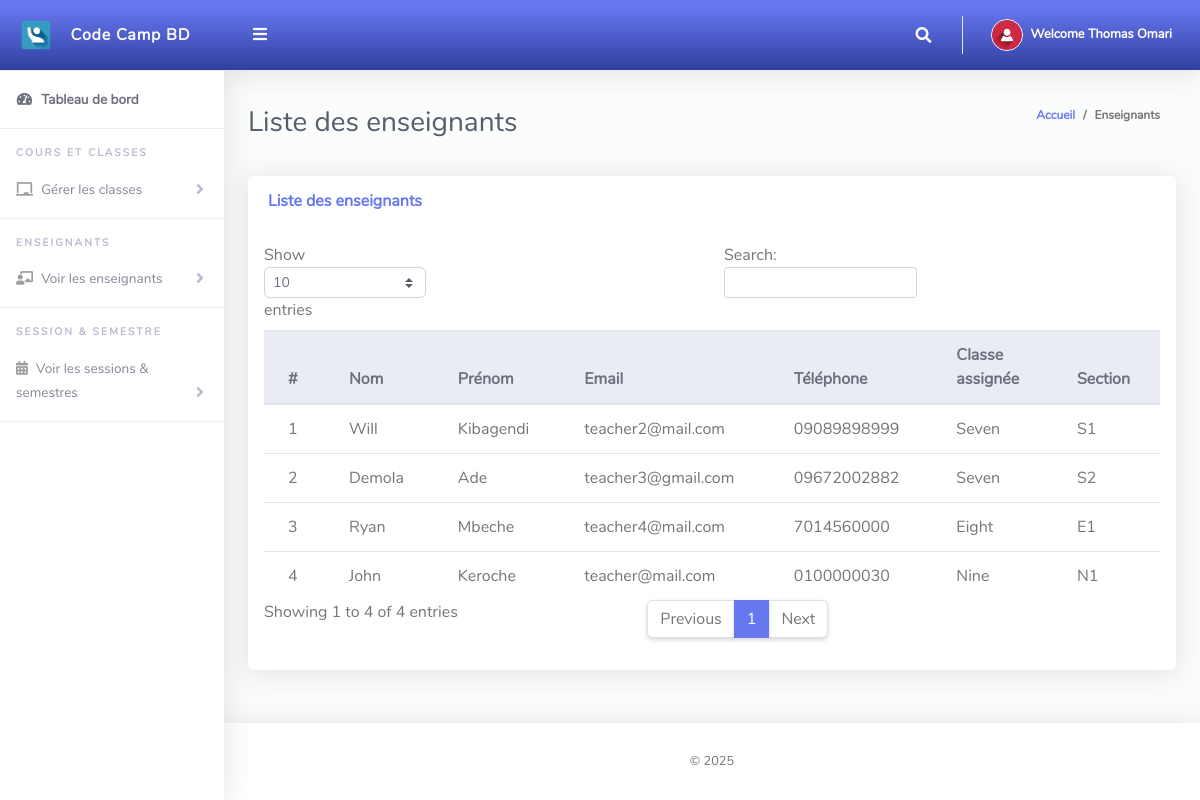
/Student/viewTeachers.php (signed in), run on the app's committed database.
### tables this page shows
CREATE TABLE `tblstudents` (
  `Id` int(10) NOT NULL,
  `firstName` varchar(255) NOT NULL,
  `lastName` varchar(255) NOT NULL,
  `otherName` varchar(255) NOT NULL,
  `emailAddress` varchar(50) DEFAULT NULL,
  `password` varchar(50) NOT NULL,
  `classId` varchar(10) NOT NULL,
  `classArmId` varchar(10) NOT NULL,
  `dateCreated` varchar(50) NOT NULL
);

CREATE TABLE `tblclassteacher` (
  `Id` int(10) NOT NULL,
  `firstName` varchar(255) NOT NULL,
  `lastName` varchar(255) NOT NULL,
  `emailAddress` varchar(255) NOT NULL,
  `password` varchar(255) NOT NULL,
  `phoneNo` varchar(50) NOT NULL,
  `classId` varchar(10) NOT NULL,
  `classArmId` varchar(10) NOT NULL,
  `dateCreated` varchar(50) NOT NULL
);

CREATE TABLE `tblclass` (
  `Id` int(10) NOT NULL,
  `className` varchar(255) NOT NULL
);

CREATE TABLE `tblclassarms` (
  `Id` int(10) NOT NULL,
  `classId` varchar(10) NOT NULL,
  `classArmName` varchar(255) NOT NULL,
  `isAssigned` varchar(10) NOT NULL
);

### Student/viewTeachers.php (the view, shortened to what this page needs)
<?php
include '../Includes/dbcon.php';
?>
<!DOCTYPE html>
<html lang="fr">
<head>
  <link href="../vendor/fontawesome-free/css/all.min.css" rel="stylesheet">
  <link href="../vendor/bootstrap/css/bootstrap.min.css" rel="stylesheet">
  <link href="css/ruang-admin.min.css" rel="stylesheet">
</head>
<body id="page-top">
  <div id="wrapper">
    <?php include "Includes/sidebar.php"; ?>
    <div id="content-wrapper" class="d-flex flex-column">
      <div id="content">
        <?php include "Includes/topbar.php"; ?>
        <div class="container-fluid" id="container-wrapper">
          <div class="d-sm-flex align-items-center justify-content-between mb-4">
            <h1 class="h3 mb-0 text-gray-800">Liste des enseignants</h1>
            <ol class="breadcrumb">
              <li class="breadcrumb-item"><a href="./">Accueil</a></li>
              <li class="breadcrumb-item active" aria-current="page">Enseignants</li>
            </ol>
          </div>
          <div class="row">
            <div class="col-lg-12">
              <div class="card mb-4">
                <div class="card-header py-3 d-flex flex-row align-items-center justify-content-between">
                  <h6 class="m-0 font-weight-bold text-primary">Liste des enseignants</h6>
                </div>
                <div class="table-responsive p-3">
                  <table class="table align-items-center table-flush table-hover" id="dataTableHover">
                    <thead class="thead-light">
                      <tr>
                        <th>#</th>
                        <th>Nom</th>
                        <th>Prénom</th>
                        <th>Email</th>
                        <th>Téléphone</th>
                        <th>Classe assignée</th>
                        <th>Section</th>
                      </tr>
                    </thead>
                    <tbody>
                      <?php
                      $query = "SELECT tblclassteacher.Id AS teacherId, tblclassteacher.firstName, tblclassteacher.lastName,
                      tblclassteacher.emailAddress AS email, tblclassteacher.phoneNo AS phoneNumber,
                      tblclass.className, tblclassarms.classArmName
                      FROM tblclassteacher
                      INNER JOIN tblclass ON tblclass.Id = tblclassteacher.classId
                      INNER JOIN tblclassarms ON tblclassarms.Id = tblclassteacher.classArmId";
                      $rs = $conn->query($query);
                      $sn = 0;
                      if ($rs->num_rows > 0) {
                        while ($row = $rs->fetch_assoc()) {
                          $sn++;
                          echo "<tr>
                                <td>{$sn}</td>
                                <td>{$row['firstName']}</td>
                                <td>{$row['lastName']}</td>
                                <td>{$row['email']}</td>
                                <td>{$row['phoneNumber']}</td>
                                <td>{$row['className']}</td>
                                <td>{$row['classArmName']}</td>
                                </tr>";
                        }
                      } else {
                        echo "<tr><td colspan='7' class='text-center text-danger'>Aucun enseignant trouvé !</td></tr>";
                      }
                      ?>
                    </tbody>
                  </table>
                </div>
              </div>
            </div>
          </div>
        </div>
      </div>
      <?php include "Includes/footer.php"; ?>
    </div>
  </div>
</body>
</html>

### Student/Includes/sidebar.php (shortened to what this page needs)
<ul class="navbar-nav sidebar sidebar-light accordion" id="accordionSidebar">
    <a class="sidebar-brand d-flex align-items-center bg-gradient-primary justify-content-center" href="index.php">
        <div class="sidebar-brand-icon">
            <img src="img/logo/attnlg.jpg">
        </div>
        <div class="sidebar-brand-text mx-3">Code Camp BD</div>
    </a>
    <hr class="sidebar-divider my-0">
    <li class="nav-item active">
        <a class="nav-link" href="index.php">
            <i class="fas fa-fw fa-tachometer-alt"></i>
            <span>Tableau de bord</span>
        </a>
    </li>
    <hr class="sidebar-divider">
    <div class="sidebar-heading">
        Cours et Classes
    </div>
    <li class="nav-item">
        <a class="nav-link collapsed" href="#" data-toggle="collapse" data-target="#collapseClasses" aria-expanded="true" aria-controls="collapseClasses">
            <i class="fas fa-chalkboard"></i>
            <span>Gérer les classes</span>
        </a>
    </li>
    <hr class="sidebar-divider">
    <div class="sidebar-heading">
        Enseignants
    </div>
    <li class="nav-item">
        <a class="nav-link collapsed" href="#" data-toggle="collapse" data-target="#collapseTeachers" aria-expanded="true" aria-controls="collapseTeachers">
            <i class="fas fa-chalkboard-teacher"></i>
            <span>Voir les enseignants</span>
        </a>
    </li>
    <hr class="sidebar-divider">
    <div class="sidebar-heading">
        Session & Semestre
    </div>
    <li class="nav-item">
        <a class="nav-link collapsed" href="#" data-toggle="collapse" data-target="#collapseSession" aria-expanded="true" aria-controls="collapseSession">
            <i class="fa fa-calendar-alt"></i>
            <span>Voir les sessions & semestres</span>
        </a>
    </li>
    <hr class="sidebar-divider">
</ul>

### Student/Includes/topbar.php (shortened to what this page needs)
<?php
  $query = "SELECT * FROM tblstudents WHERE Id = ".$_SESSION['userId']."";
  $rs = $conn->query($query);
  $rows = $rs->fetch_assoc();
  $fullName = $rows['firstName']." ".$rows['lastName'];
?>
<nav class="navbar navbar-expand navbar-light bg-gradient-primary topbar mb-4 static-top">
          <button id="sidebarToggleTop" class="btn btn-link rounded-circle mr-3">
            <i class="fa fa-bars"></i>
          </button>
          <ul class="navbar-nav ml-auto">
            <li class="nav-item dropdown no-arrow">
              <a class="nav-link dropdown-toggle" href="#" id="searchDropdown" role="button" data-toggle="dropdown"
                aria-haspopup="true" aria-expanded="false">
                <i class="fas fa-search fa-fw"></i>
              </a>
            </li>
            <li class="nav-item dropdown no-arrow">
              <a class="nav-link dropdown-toggle" href="#" id="userDropdown" role="button" data-toggle="dropdown"
                aria-haspopup="true" aria-expanded="false">
                <img class="img-profile rounded-circle" src="img/user-icn.png" style="max-width: 60px">
                <span class="ml-2 d-none d-lg-inline text-white small"><b>Welcome <?php echo $fullName;?></b></span>
              </a>
            </li>
          </ul>
        </nav>

### Student/Includes/footer.php
<footer class="sticky-footer bg-white">
       <div class="container my-auto">
         <div class="copyright text-center my-auto">
           <span> &copy; <script> document.write(new Date().getFullYear()); </script>
           </span>
         </div>
       </div>
     </footer>

### data on the page
tblstudents: fullName "Thomas Omari"
tblclassteacher: firstName "Will", lastName "Kibagendi", emailAddress "teacher2@mail.com", phoneNo "09089898999", classId.className "Seven", classArmId.classArmName "S1"
tblclassteacher: firstName "Demola", lastName "Ade", emailAddress "teacher3@gmail.com", phoneNo "09672002882", classId.className "Seven", classArmId.classArmName "S2"
tblclassteacher: firstName "Ryan", lastName "Mbeche", emailAddress "teacher4@mail.com", phoneNo "7014560000", classId.className "Eight", classArmId.classArmName "E1"
tblclassteacher: firstName "John", lastName "Keroche", emailAddress "teacher@mail.com", phoneNo "0100000030", classId.className "Nine", classArmId.classArmName "N1"
